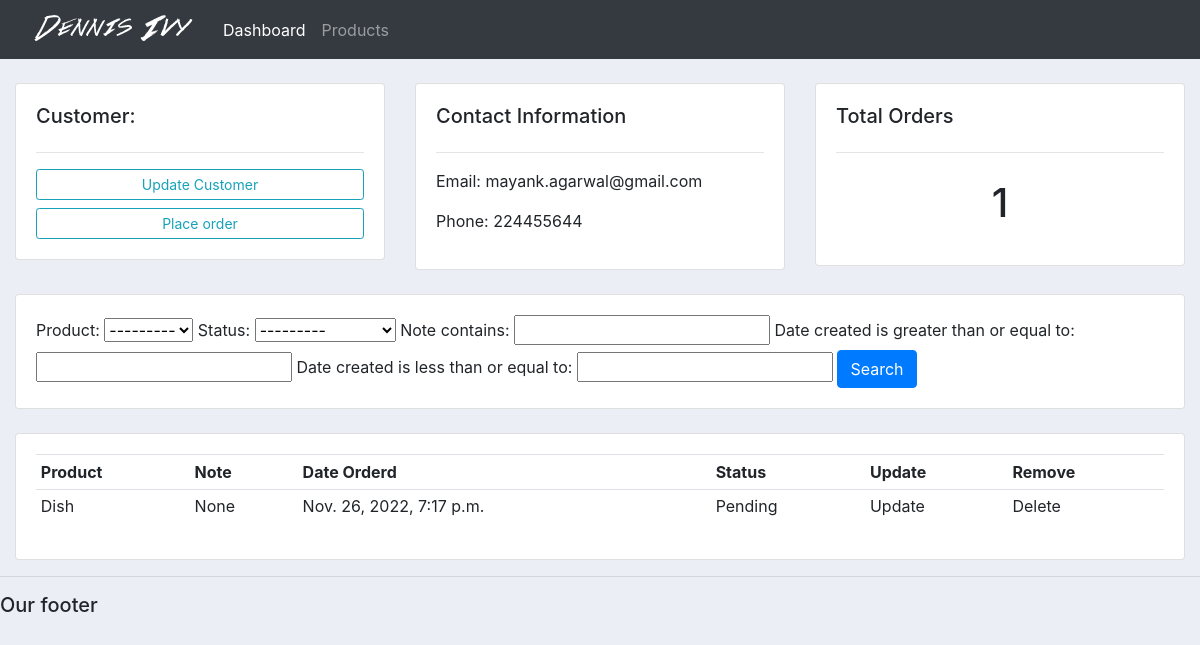
Screenshot of /customer/1 with the database file from the repository.
### accounts/models.py (models this page shows, shortened)
class Customer(models.Model):
    name = models.CharField(max_length=200, null=True)
    phone = models.CharField(max_length=200, null=True)
    email = models.CharField(max_length=200, null=True)
    date_created= models.DateTimeField(auto_now_add=True, null=True)

class Order(models.Model):
    STATUS=(
        ('Pending', 'Pending'),
        ('Out for Delivery','Out for Delivery'),
        ('Delivered', 'Delivered'),
    )
    customer= models.ForeignKey(Customer,null = True, on_delete=models.SET_NULL)
    product=models.ForeignKey(Product,null = True, on_delete=models.SET_NULL)
    date_created = models.DateTimeField(auto_now_add=True, null=True)
    status = models.CharField(max_length=200, null=True, choices=STATUS)
    note= models.CharField(max_length=10000, null=True)

class Product(models.Model):
    CATEGORY=(
        ('Indoor','Indoor'),
        ('Out Door', 'Out Door')
    )
    name = models.CharField(max_length=200, null=True)
    price = models.FloatField(null=True)
    category = models.CharField(max_length=200, null=True, choices=CATEGORY)
    description = models.CharField(max_length=200, null=True, blank=True)
    date_created = models.DateTimeField(auto_now_add=True, null=True)
    tags= models.ManyToManyField(tags)
    def __str__(self) -> str:
        return self.name

### accounts/views.py (the view)
# urls.py: path('customer/<str:pk_test>', views.customer, name='customer'),
def customer(request, pk_test):
	customer=Customer.objects.get(id=pk_test)
	orders= customer.order_set.all()
	order_count=orders.count()
	myFilter = Orderfilter(request.GET , queryset=orders )
	orders = myFilter.qs
	return render(request, 'accounts/customer.html' ,{
		"customer":customer,
		"orders" : orders,
		"order_count": order_count,
		'myFilter':myFilter
	})

### accounts/templates/accounts/customer.html
{%  extends 'accounts/main.html' %}
{% block content %}
	<br>
<div class="row">
	<div class="col-md">
		<div class="card card-body">
			<h5>Customer:</h5>
			<hr>
			<a class="btn btn-outline-info  btn-sm btn-block" href="">Update Customer</a>
			<a class="btn btn-outline-info  btn-sm btn-block" href="{% url 'create_order' customer.id %}">Place order</a>
		</div>
	</div>
	<div class="col-md">
		<div class="card card-body">
			<h5>Contact Information</h5>
			<hr>
			<p>Email: {{ customer.email}} </p>
			<p>Phone: {{ customer.phone}} </p>
		</div>
	</div>
	<div class="col-md">
		<div class="card card-body">
			<h5>Total Orders</h5>
			<hr>
			<h1 style="text-align: center;padding: 10px">{{order_count}}</h1>
		</div>
	</div>
</div>
<br>
<div class="row">
	<div class="col">
		<div class="card card-body">
			<form method="get">
				{{ myFilter.form }}
		    <button class="btn btn-primary" type="submit">Search</button>
		  </form>
		</div>
	</div>
</div>
<br>
<div class="row">
	<div class="col-md">
		<div class="card card-body">
			<table class="table table-sm">
				<tr>
					<th>Product</th>
					<th>Note</th>
					<th>Date Orderd</th>
					<th>Status</th>
					<th>Update</th>
					<th>Remove</th>
				</tr>
				{% for order in orders %}
					<tr>
						<td>{{ order.product }}</td>
						<td>{{ order.note }}</td>
						<td>{{ order.date_created }}</td>
						<td>{{ order.status }}</td>
						<td><a href="#"></a>Update</td>
						<td><a href="#"></a>Delete</td>
					</tr>
				{% endfor %}
			</table>
		</div>
	</div>
</div>
{% endblock %}

### static/css/main.css (style rules this page uses)
body { background-color: #ebeff5; }

### rows the page displays
Customer: email "mayank.agarwal@gmail.com", phone "224455644"
Order: product "Dish", note "None", date_created "Nov. 26, 2022, 7:17 p.m.", status "Pending"

### other values shown
{{ order_count }} "1"
